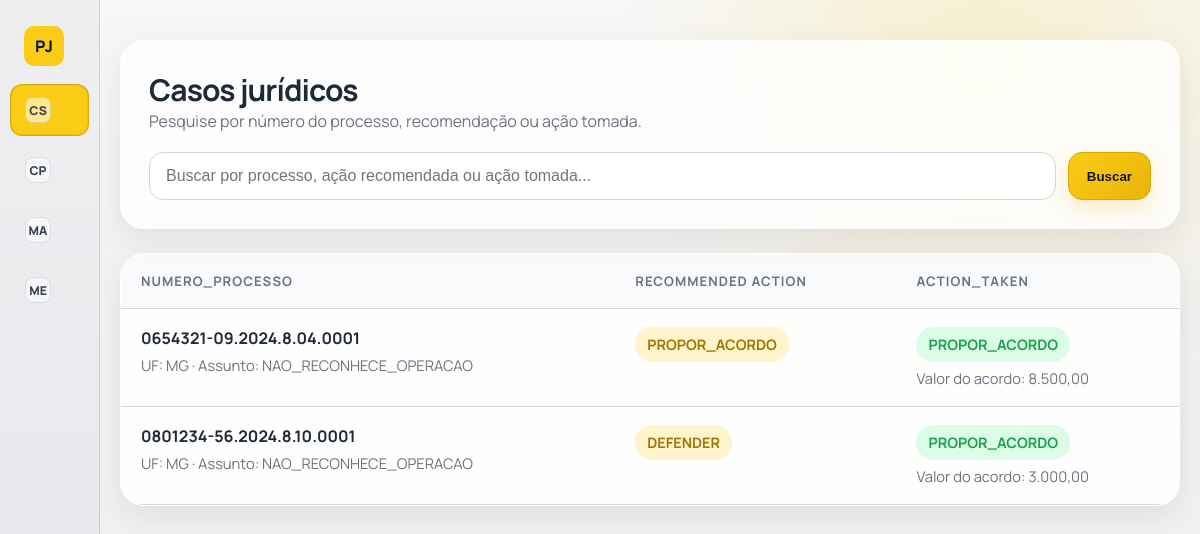
The page / on the database its author committed.
### legalapp/models.py (models this page shows, shortened)
class TimeStampedModel(models.Model):
	created_at = models.DateTimeField(auto_now_add=True)
	updated_at = models.DateTimeField(auto_now=True)
	class Meta:
		abstract = True

class LegalCase(TimeStampedModel):
	numero_processo = models.CharField(
		max_length=25,
		unique=True,
		validators=[
			RegexValidator(
				regex=r'^\d{7}-\d{2}\.\d{4}\.\d\.\d{2}\.\d{4}$',
				message='Número do processo deve seguir o padrão CNJ (ex: 1764352-89.2025.8.06.1818).',
			)
		],
	)
	uf = models.CharField(max_length=2, null=True, choices=UF_CHOICES)
	assunto = models.CharField(
		max_length=64,
		null = True,
		choices=ASSUNTO_CHOICES,
		default='NAO_RECONHECE_OPERACAO',
	)
	sub_assunto = models.CharField(max_length=20, null=True, choices=SUB_ASSUNTO_CHOICES)
	valor_causa = models.DecimalField(max_digits=10, decimal_places=2, null=True)
	has_contrato = models.BooleanField(default=False)
	has_extrato = models.BooleanField(default=False)
	has_comprovante_credito = models.BooleanField(default=False)
	has_dossie = models.BooleanField(default=False)
	has_demonstrativo_evolucao_divida = models.BooleanField(default=False)
	has_laudo_referenciado = models.BooleanField(default=False)
	class Meta:
		ordering = ['-created_at']

class CaseRecommendation(TimeStampedModel):
	case = models.OneToOneField(
		LegalCase,
		on_delete=models.CASCADE,
		related_name='recommendation',
	)
	probabilidade_perder_caso = models.DecimalField(
		max_digits=5,
		decimal_places=4,
		validators=[MinValueValidator(0), MaxValueValidator(1)],
	)
	valor_esperado_condenacao = models.DecimalField(
		max_digits=10,
		decimal_places=2,
		validators=[MinValueValidator(0)],
	)
	sugestao_acao = models.CharField(max_length=13, choices=ACTION_CHOICES)
	valor_para_acordo = models.DecimalField(
		max_digits=10,
		decimal_places=2,
		null=True,
		validators=[MinValueValidator(0)],
	)
	class Meta:
		ordering = ['-created_at']

class LawyerAction(TimeStampedModel):
	case = models.OneToOneField(
		LegalCase,
		on_delete=models.CASCADE,
		related_name='action',
	)
	acao = models.CharField(max_length=13, choices=ACTION_CHOICES)
	valor_acordo = models.DecimalField(
		max_digits=10,
		decimal_places=2,
		null=True,
		validators=[MinValueValidator(0)],
	)
	resultado_macro = models.CharField(max_length=12, null=True, choices=RESULTADO_MACRO_CHOICES)
	resultado_micro = models.CharField(max_length=24, null=True, choices=RESULTADO_MICRO_CHOICES)
	valor_condenacao = models.DecimalField(max_digits=10, decimal_places=2, null=True)
	same_action_taken = models.BooleanField()
	valor_acordo_in_range = models.BooleanField(null=True)
	shift_valor_acordo = models.DecimalField(max_digits=10, decimal_places=2, null=True)
	class Meta:
		ordering = ['-created_at']

### legalapp/views.py (the view, shortened to what this page needs)
# urls.py: path('', cases_list_page, name='home'),
def cases_list_page(request):
	query = request.GET.get('q', '').strip()
	cases = LegalCase.objects.select_related('recommendation', 'action')
	return render(
		request,
		'legalapp/cases-list.html',
		{'cases': cases, 'query': query, 'active_nav': 'cases-list'},
	)

### legalapp/templates/legalapp/cases-list.html (shortened to what this page needs)
<!DOCTYPE html>
<html lang="pt-br">
<head>
    {% load static %}
    <link rel="stylesheet" href="{% static 'legalapp/css/sidebar-nav.css' %}">
    <link rel="stylesheet" href="{% static 'legalapp/css/legal-cases.css' %}">
</head>
<body>
    <div class="layout">
        {% include 'legalapp/_sidebar.html' %}
        <main class="content">
    <div class="page">
        <section class="hero">
            <div class="hero-header">
                <h1>Casos jurídicos</h1>
            </div>
            <p>Pesquise por número do processo, recomendação ou ação tomada.</p>
            <form method="get" class="searchbar">
                <input
                    type="search"
                    name="q"
                    value="{{ query|default:'' }}"
                    placeholder="Buscar por processo, ação recomendada ou ação tomada..."
                    aria-label="Pesquisar casos jurídicos"
                >
                <button type="submit">Buscar</button>
            </form>
        </section>
        <section class="table-card">
            <div class="table-wrap">
                <table>
                    <thead>
                        <tr>
                            <th>numero_processo</th>
                            <th>recommended action</th>
                            <th>action_taken</th>
                        </tr>
                    </thead>
                    <tbody>
                        {% for case in cases %}
                            <tr class="case-row" data-href="{% url 'legalapp:case-detail' case.id %}" tabindex="0" role="link" aria-label="Abrir caso {{ case.numero_processo }}">
                                <td>
                                    <div class="process">{{ case.numero_processo }}</div>
                                    <div class="subtext">
                                        UF: {{ case.uf|default:"-" }} · Assunto: {{ case.assunto|default:"-" }}
                                    </div>
                                </td>
                                <td>
                                    {% if case.recommendation %}
                                        <span class="chip">{{ case.recommendation.sugestao_acao }}</span>
                                    {% else %}
                                        <span class="chip success">Sem recomendação</span>
                                    {% endif %}
                                </td>
                                <td>
                                    {% if case.action %}
                                        <span class="chip success">{{ case.action.acao }}</span>
                                        <div class="subtext">
                                            {% if case.action.acao == 'PROPOR_ACORDO' %}
                                                Valor do acordo: {{ case.action.valor_acordo|default:"-" }}
                                            {% else %}
                                                Resultado macro: {{ case.action.resultado_macro|default:"-" }} ·
                                                Resultado micro: {{ case.action.resultado_micro|default:"-" }} ·
                                                Valor condenação: {{ case.action.valor_condenacao|default:"-" }}
                                            {% endif %}
                                        </div>
                                    {% else %}
                                        <span class="chip success">Sem ação registrada</span>
                                    {% endif %}
                                </td>
                            </tr>
                        {% empty %}
                            <tr>
                                <td colspan="3" class="empty">Nenhum caso encontrado.</td>
                            </tr>
                        {% endfor %}
                    </tbody>
                </table>
            </div>
        </section>
    </div>
        </main>
    </div>
</body>
</html>

### legalapp/static/legalapp/css/sidebar-nav.css (style rules this page uses)
:root { --sidebar-collapsed: 100px; --sidebar-expanded: 340px; --sidebar-bg: linear-gradient(180deg, #efeff1 0%, #e4e6ea 100%); --sidebar-line: rgba(107, 114, 128, 0.22); --sidebar-text: #394150; --sidebar-strong: #111827; --sidebar-hover: rgba(250, 204, 21, 0.2); --sidebar-active: #facc15; --content-shift: var(--sidebar-collapsed); }
html, body { margin: 0; width: 100%; font-family: "Manrope", "Sora", "Avenir Next", "Segoe UI", sans-serif; }
.layout { min-height: 100vh; position: relative; overflow-x: hidden; }
.content { margin-left: var(--content-shift); width: calc(100vw - var(--content-shift)); min-width: 0; transition: margin-left .28s ease, width .28s ease; }

### legalapp/static/legalapp/css/legal-cases.css (style rules this page uses)
:root { color-scheme: light; --bg: #f2f2f3; --card: #ffffff; --text: #1f2937; --muted: #6b7280; --line: #d4d7dd; --accent: #facc15; --accent-weak: #fff4cc; --success: #16a34a; --shadow: 0 10px 30px rgba(15, 23, 42, 0.08); }
* { box-sizing: border-box; }
body { margin: 0; font-family: "Manrope", "Sora", "Avenir Next", "Segoe UI", sans-serif; background: radial-gradient(circle at 82% 6%, rgba(250, 204, 21, 0.18), transparent 30%), linear-gradient(180deg, #f7f7f8 0%, var(--bg) 30%, #eeeff1 100%); color: var(--text); }
.page { max-width: 1280px; margin: 0 auto; padding: 40px 20px 56px; }
.hero { background: rgba(255, 255, 255, 0.78); backdrop-filter: blur(10px); border: 1px solid rgba(255, 255, 255, 0.7); border-radius: 24px; padding: 28px; box-shadow: var(--shadow); margin-bottom: 24px; }
.hero-header { display: flex; align-items: center; justify-content: space-between; gap: 16px; flex-wrap: wrap; }
.hero h1 { margin: 0; font-size: clamp(1.8rem, 2.5vw, 2.5rem); letter-spacing: -0.03em; }
.hero p { margin: 0; color: var(--muted); }
.searchbar { display: flex; gap: 12px; margin-top: 20px; flex-wrap: wrap; }
.searchbar input { flex: 1 1 320px; border: 1px solid var(--line); border-radius: 14px; padding: 14px 16px; font-size: 1rem; background: #fff; outline: none; transition: border-color .2s ease, box-shadow .2s ease; }
.searchbar button { border: 1px solid #d8a603; border-radius: 14px; padding: 14px 18px; background: linear-gradient(135deg, var(--accent), #eab308); color: #111827; font-weight: 700; cursor: pointer; box-shadow: 0 8px 20px rgba(234, 179, 8, 0.22); }
.table-card { background: rgba(255, 255, 255, 0.88); border: 1px solid rgba(255, 255, 255, 0.8); border-radius: 24px; box-shadow: var(--shadow); overflow: hidden; }
.table-wrap { overflow-x: auto; }
table { width: 100%; border-collapse: collapse; min-width: 900px; }
thead { background: #f8fafc; }
th, td { text-align: left; padding: 18px 20px; border-bottom: 1px solid var(--line); vertical-align: top; }
th { font-size: 0.82rem; text-transform: uppercase; letter-spacing: 0.08em; color: var(--muted); }
.case-row { cursor: pointer; }
.process { font-weight: 700; font-size: 1rem; }
.subtext { margin-top: 6px; color: var(--muted); font-size: 0.92rem; }
.chip { display: inline-flex; align-items: center; gap: 6px; padding: 8px 12px; border-radius: 999px; background: var(--accent-weak); color: #9f7600; font-weight: 700; font-size: 0.9rem; }
.chip.success { background: #dcfce7; color: var(--success); }

### rows shown on the page
LegalCase: numero_processo "0654321-09.2024.8.04.0001", uf "MG", assunto "NAO_RECONHECE_OPERACAO", recommendation.sugestao_acao "PROPOR_ACORDO", action.acao "PROPOR_ACORDO", action.valor_acordo "8.500,00"
LegalCase: numero_processo "0801234-56.2024.8.10.0001", uf "MG", assunto "NAO_RECONHECE_OPERACAO", recommendation.sugestao_acao "DEFENDER", action.acao "PROPOR_ACORDO", action.valor_acordo "3.000,00"
